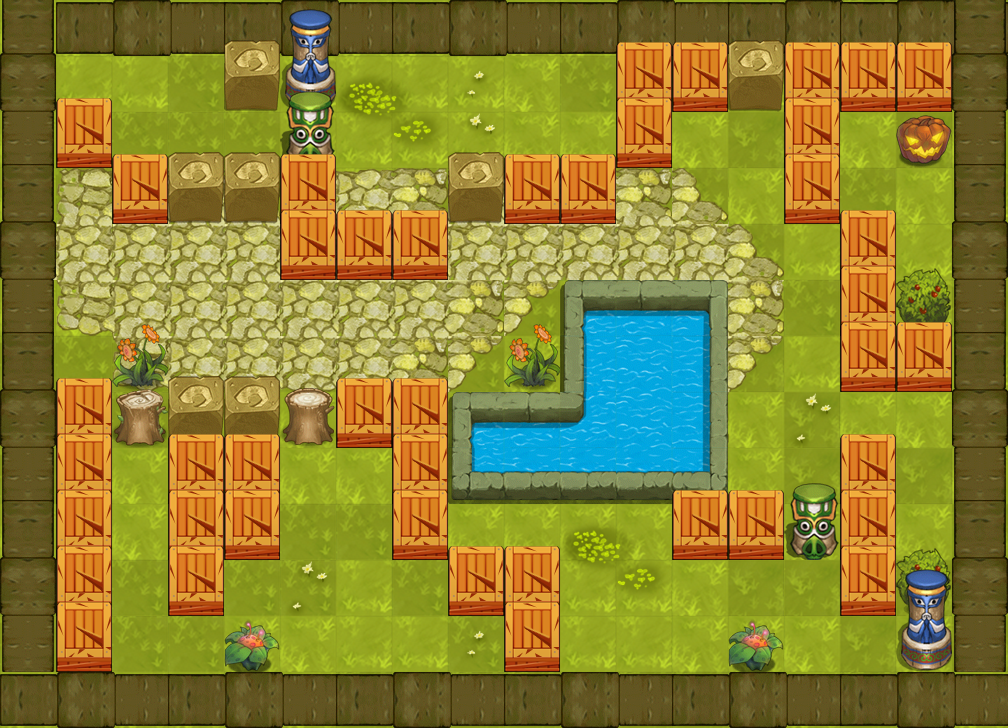

Tiled map render using the project's own tile images. Description and the map definition, with tile-layer contents summarised, below:
An orthogonal 18x13 tile map with 56x56 px tiles, 4 tile layers (collidableLayer, backgroundLayer, floor, stoneLayer), 22 tilesets and 11 objects (soldier_pos).

<map version="1.0" orientation="orthogonal" width="18" height="13" tilewidth="56" tileheight="56">
 <tileset firstgid="1" name="lv2_clmap_base" tilewidth="56" tileheight="56">
  <image source="图块资源/lv2/lv2_clmap_base.png" width="112" height="112" />
 </tileset>
 <tileset firstgid="5" name="lv2_h_wall" tilewidth="56" tileheight="172">
  <image source="图块资源/lv2/lv2_h_wall.png" width="56" height="172" />
 </tileset>
 <tileset firstgid="6" name="lv2_v_wall" tilewidth="172" tileheight="56">
  <image source="图块资源/lv2/lv2_v_wall.png" width="172" height="56" />
 </tileset>
 <tileset firstgid="7" name="meta_tiles" tilewidth="56" tileheight="56">
  <image source="图块资源/lv2/meta_tiles.png" width="112" height="56" />
  <tile id="0">
   <properties>
    <property name="move" value="false" />
   </properties>
  </tile>
  <tile id="1">
   <properties>
    <property name="move" value="true" />
   </properties>
  </tile>
 </tileset>
 <tileset firstgid="9" name="grass" tilewidth="56" tileheight="68">
  <image source="图块资源/lv2/grass.png" width="56" height="68" />
  <tile id="0">
   <properties>
    <property name="type" value="stone" />
   </properties>
  </tile>
 </tileset>
 <tileset firstgid="10" name="lv2_stone" tilewidth="56" tileheight="72">
  <image source="图块资源/lv2/lv2_stone.png" width="56" height="144" />
  <tile id="0">
   <properties>
    <property name="type" value="stone" />
   </properties>
  </tile>
  <tile id="1">
   <properties>
    <property name="type" value="stone" />
   </properties>
  </tile>
 </tileset>
 <tileset firstgid="12" name="lv2_tree" tilewidth="56" tileheight="60">
  <image source="图块资源/lv2/lv2_tree.png" width="56" height="121" />
  <tile id="0">
   <properties>
    <property name="type" value="stone" />
   </properties>
  </tile>
  <tile id="1">
   <properties>
    <property name="type" value="stone" />
   </properties>
  </tile>
 </tileset>
 <tileset firstgid="14" name="lv2_sz1" tilewidth="56" tileheight="103">
  <image source="图块资源/lv2/lv2_sz1.png" width="56" height="103" />
  <tile id="0">
   <properties>
    <property name="type" value="stone" />
   </properties>
  </tile>
 </tileset>
 <tileset firstgid="15" name="lv2_sz2" tilewidth="56" tileheight="77">
  <image source="图块资源/lv2/lv2_sz2.png" width="56" height="77" />
  <tile id="0">
   <properties>
    <property name="type" value="stone" />
   </properties>
  </tile>
 </tileset>
 <tileset firstgid="16" name="riever" tilewidth="56" tileheight="56">
  <image source="图块资源/lv2/riever.png" width="56" height="728" />
 </tileset>
 <tileset firstgid="29" name="lv2_tex2" tilewidth="56" tileheight="56">
  <image source="图块资源/lv2/lv2_tex2.png" width="560" height="560" />
 </tileset>
 <tileset firstgid="129" name="floor1" tilewidth="56" tileheight="68">
  <image source="图块资源/lv2/floor1.png" width="56" height="68" />
  <tile id="0">
   <properties>
    <property name="type" value="stone" />
   </properties>
  </tile>
 </tileset>
 <tileset firstgid="130" name="floor2" tilewidth="56" tileheight="53">
  <image source="图块资源/lv2/floor2.png" width="56" height="53" />
  <tile id="0">
   <properties>
    <property name="type" value="stone" />
   </properties>
  </tile>
 </tileset>
 <tileset firstgid="131" name="floor3" tilewidth="56" tileheight="61">
  <image source="图块资源/lv2/floor3.png" width="56" height="61" />
  <tile id="0">
   <properties>
    <property name="type" value="stone" />
   </properties>
  </tile>
 </tileset>
 <tileset firstgid="132" name="kulo" tilewidth="56" tileheight="62">
  <image source="图块资源/lv2/kulo.png" width="56" height="62" />
 </tileset>
 <tileset firstgid="133" name="nangua" tilewidth="56" tileheight="53">
  <image source="图块资源/lv2/nangua.png" width="56" height="53" />
  <tile id="0">
   <properties>
    <property name="type" value="stone" />
   </properties>
  </tile>
 </tileset>
 <tileset firstgid="134" name="tile_box" tilewidth="56" tileheight="70">
  <image source="图块资源/lv2/tile_box.png" width="112" height="70" />
  <tile id="0">
   <properties>
    <property name="type" value="stone" />
   </properties>
  </tile>
  <tile id="1">
   <properties>
    <property name="type" value="box" />
   </properties>
  </tile>
 </tileset>
 <tileset firstgid="136" name="wl1" tilewidth="56" tileheight="64">
  <image source="图块资源/lv2/wl1.png" width="56" height="64" />
  <tile id="0">
   <properties>
    <property name="type" value="stone" />
   </properties>
  </tile>
 </tileset>
 <tileset firstgid="137" name="wl2" tilewidth="56" tileheight="53">
  <image source="图块资源/lv2/wl2.png" width="56" height="53" />
  <tile id="0">
   <properties>
    <property name="type" value="stone" />
   </properties>
  </tile>
 </tileset>
 <tileset firstgid="138" name="wl3" tilewidth="44" tileheight="65">
  <image source="图块资源/lv2/wl3.png" width="44" height="65" />
  <tile id="0">
   <properties>
    <property name="type" value="stone" />
   </properties>
  </tile>
 </tileset>
 <tileset firstgid="139" name="rightwl" tilewidth="36" tileheight="112">
  <image source="图块资源/lv2/rightwl.png" width="36" height="112" />
 </tileset>
 <tileset firstgid="140" name="leftwl" tilewidth="44" tileheight="112">
  <image source="图块资源/lv2/leftwl.png" width="44" height="112" />
 </tileset>
 <layer name="collidableLayer" width="18" height="13">
  <data>[234 cells, 234 non-empty, 2 distinct tile ids]</data>
 </layer>
 <layer name="backgroundLayer" width="18" height="13">
  <data>[234 cells, 234 non-empty, 4 distinct tile ids]</data>
 </layer>
 <layer name="floor" width="18" height="13">
  <data>[234 cells, 68 non-empty, 27 distinct tile ids]</data>
 </layer>
 <layer name="stoneLayer" width="18" height="13">
  <data>[234 cells, 98 non-empty, 22 distinct tile ids]</data>
 </layer>
 <objectgroup name="soldierObjects" width="18" height="13" visible="0">
  <object name="soldier_pos" x="168" y="112" width="56" height="56" />
 </objectgroup>
 <objectgroup name="enemyObject" width="18" height="13" visible="0">
  <object x="896" y="168" width="56" height="56">
   <properties>
    <property name="enemyType" value="4" />
   </properties>
  </object>
  <object x="392" y="280" width="56" height="56">
   <properties>
    <property name="enemyType" value="3" />
   </properties>
  </object>
  <object x="560" y="560" width="56" height="56">
   <properties>
    <property name="enemyType" value="5" />
   </properties>
  </object>
  <object x="448" y="56" width="56" height="56">
   <properties>
    <property name="enemyType" value="5" />
   </properties>
  </object>
  <object x="112" y="280" width="56" height="56">
   <properties>
    <property name="enemyType" value="4" />
   </properties>
  </object>
  <object x="672" y="224" width="56" height="56">
   <properties>
    <property name="enemyType" value="3" />
   </properties>
  </object>
  <object x="280" y="560" width="56" height="56">
   <properties>
    <property name="enemyType" value="5" />
   </properties>
  </object>
 </objectgroup>
 <objectgroup name="groundObject" width="18" height="13">
  <object x="560" y="224" width="56" height="56">
   <properties>
    <property name="type" value="shishou" />
   </properties>
  </object>
  <object x="784" y="392" width="56" height="56">
   <properties>
    <property name="type" value="hand" />
   </properties>
  </object>
  <object x="168" y="280" width="56" height="56">
   <properties>
    <property name="type" value="hand" />
   </properties>
  </object>
 </objectgroup>
</map>
